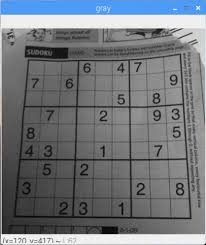
#> input picture coding-exercises-avairds/week4(edge-pyramids- contours)/part1(edge-pyramids)/sudoku1.jpg, 206 x 245 px
$ python sobel-operator.py
#> lines starting #> are read from the running program, lines starting #| are printed output that depends on the picture
import cv2 as cv
import numpy as np
from matplotlib import pyplot as plt

img = cv.imread("sudoku1.jpg", cv.IMREAD_GRAYSCALE)  # read image as grayscale
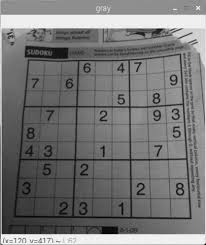
#> img: shape (245, 206); min 0, max 255, mean 118.6

sobelX = cv.Sobel(img, cv.CV_64F, 1, 0)  # derivative with intensities along x direction
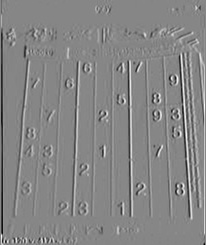
#> sobelX: shape (245, 206) float64; min -586, max 529, mean 0.6; drawn with min black and max white
sobelY = cv.Sobel(img, cv.CV_64F, 0, 1)  # derivative with intensities along y direction
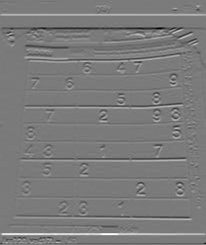
#> sobelY: shape (245, 206) float64; min -898, max 960, mean 2.3; drawn with min black and max white

sobelX = np.uint8(np.absolute(sobelX))
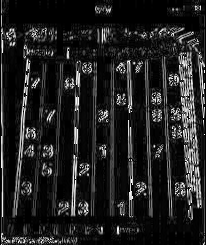
#> sobelX: shape (245, 206); min 0, max 255, mean 33.3
sobelY = np.uint8(np.absolute(sobelY))
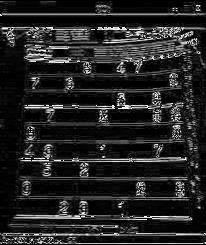
#> sobelY: shape (245, 206); min 0, max 255, mean 36.6

sobelCombined = cv.bitwise_or(sobelX, sobelY)
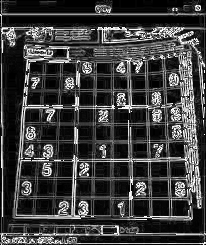
#> sobelCombined: shape (245, 206); min 0, max 255, mean 61.6

titles = ['image', 'sobelX', 'sobelY', 'sobelCombined']
images = [img, sobelX, sobelY, sobelCombined]
for i in range(4):
    plt.subplot(2, 3, i + 1), plt.imshow(images[i], 'gray')
    plt.title(titles[i])
    plt.xticks([]), plt.yticks([])

plt.show()

$ run again, with coding-exercises-avairds/week4(edge-pyramids- contours)/part1(edge-pyramids)/C_Ronaldo.png saved as coding-exercises-avairds/week4(edge-pyramids- contours)/part1(edge-pyramids)/sudoku1.jpg
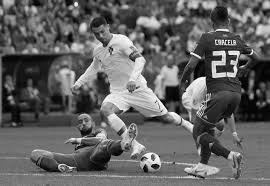
#> input picture coding-exercises-avairds/week4(edge-pyramids- contours)/part1(edge-pyramids)/C_Ronaldo.png, 270 x 186 px
#> img is the input picture: shape (186, 270); min 0, max 255, mean 98.6
#> `sobelX = np.uint8(np.absolute(sobelX))`:
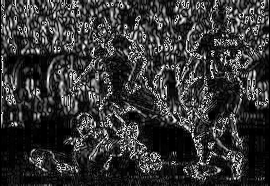
#> sobelX: shape (186, 270); min 0, max 255, mean 54
#> `sobelCombined = cv.bitwise_or(sobelX, sobelY)`:
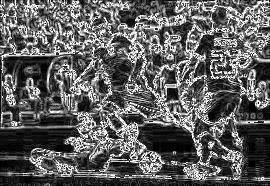
#> sobelCombined: shape (186, 270); min 0, max 255, mean 95.4
